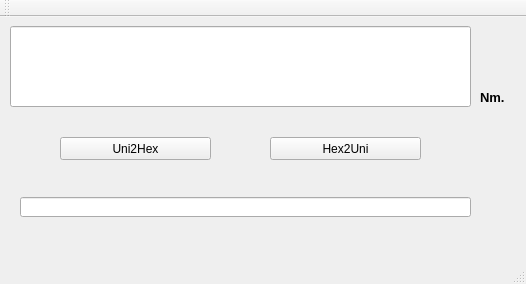
<?xml version="1.0" encoding="UTF-8"?>
<ui version="4.0">
 <class>MainWindow</class>
 <widget class="QMainWindow" name="MainWindow">
  <property name="geometry">
   <rect>
    <x>0</x>
    <y>0</y>
    <width>526</width>
    <height>284</height>
   </rect>
  </property>
  <property name="windowTitle">
   <string>ReDkIt Uni2Hex Converter V0.0</string>
  </property>
  <widget class="QWidget" name="centralWidget">
   <widget class="QPushButton" name="pushButton">
    <property name="geometry">
     <rect>
      <x>60</x>
      <y>120</y>
      <width>151</width>
      <height>23</height>
     </rect>
    </property>
    <property name="text">
     <string>Uni2Hex</string>
    </property>
   </widget>
   <widget class="QPushButton" name="pushButton_2">
    <property name="geometry">
     <rect>
      <x>270</x>
      <y>120</y>
      <width>151</width>
      <height>23</height>
     </rect>
    </property>
    <property name="text">
     <string>Hex2Uni</string>
    </property>
   </widget>
   <widget class="QLineEdit" name="lineEdit">
    <property name="geometry">
     <rect>
      <x>10</x>
      <y>9</y>
      <width>461</width>
      <height>81</height>
     </rect>
    </property>
    <property name="font">
     <font>
      <family>SimSun</family>
      <pointsize>26</pointsize>
      <weight>75</weight>
      <bold>true</bold>
     </font>
    </property>
    <property name="locale">
     <locale language="Chinese" country="China"/>
    </property>
   </widget>
   <widget class="QLineEdit" name="lineEdit_2">
    <property name="geometry">
     <rect>
      <x>20</x>
      <y>180</y>
      <width>451</width>
      <height>20</height>
     </rect>
    </property>
    <property name="font">
     <font>
      <family>Arial</family>
     </font>
    </property>
    <property name="locale">
     <locale language="Russian" country="Russia"/>
    </property>
   </widget>
   <widget class="QLabel" name="label">
    <property name="geometry">
     <rect>
      <x>480</x>
      <y>70</y>
      <width>46</width>
      <height>20</height>
     </rect>
    </property>
    <property name="font">
     <font>
      <pointsize>10</pointsize>
      <weight>75</weight>
      <bold>true</bold>
     </font>
    </property>
    <property name="text">
     <string>Nm.</string>
    </property>
   </widget>
  </widget>
  <widget class="QMenuBar" name="menuBar">
   <property name="geometry">
    <rect>
     <x>0</x>
     <y>0</y>
     <width>526</width>
     <height>21</height>
    </rect>
   </property>
  </widget>
  <widget class="QToolBar" name="mainToolBar">
   <attribute name="toolBarArea">
    <enum>TopToolBarArea</enum>
   </attribute>
   <attribute name="toolBarBreak">
    <bool>false</bool>
   </attribute>
  </widget>
  <widget class="QStatusBar" name="statusBar"/>
 </widget>
 <layoutdefault spacing="6" margin="11"/>
 <resources/>
 <connections/>
</ui>
